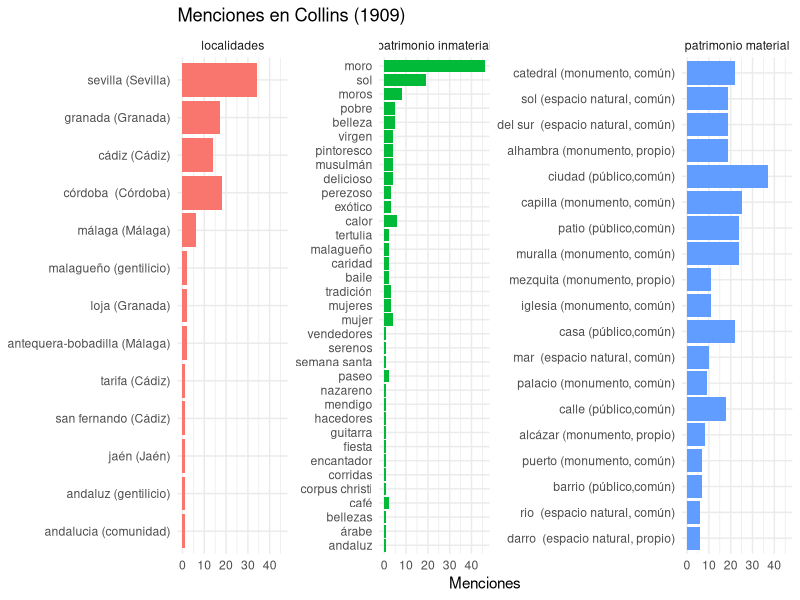
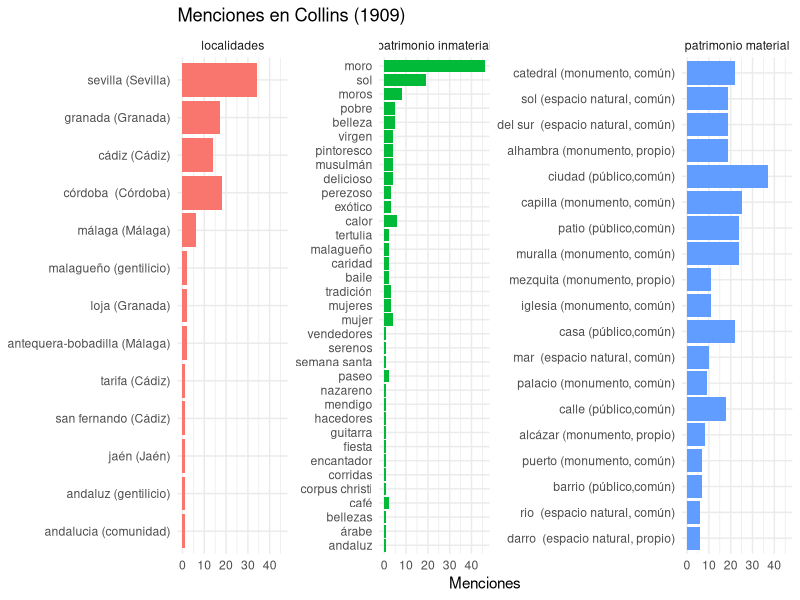

The R source for these figures, in order:
# CCOMPROBACIONES PREVIAS
#primer paso: Ver la ruta
getwd()
#segundo paso: ver si están los documentos csv
list.files()
#tercer paso: cargar el relato
relato <- readLines("1909_Collins_cathedral.txt", encoding = "UTF-8")
#COMIENZO DE LAS OPERACIONES PARA AJUSTARSE A R
#cuarto paso: cambio de estructura para trabajar con R
libro <- paste(relato, collapse = " ")
#quinto paso: todo a minúscula para trabajar con R
#OJO, no se hace con tidytext, porque no nos interesa para la lista csv que queremos cruzar, pues son palabras compuestas
# Y el paquete tidytexto incluye el tokenizador y separaría las palabras compuestas
#por tanto, se usa la función independiente de tolower
#tokenizar se reserva para el análisis de sentimientos
libro_previo <- tolower(libro) 
#sexto paso: se instala el ecosistema tidyverse que incluye los paquetes y sus funciones para las operaciones
install.packages("tidyverse")
#Una vez instalado, se carga
library("tidyverse") 
#AHORA LAS OPERACIONES CON LOS TRES CSV (LOCALIIDADES, PATRIMONIO MATERIAL E INMATERIAL)
#septimo paso: se cargan sin necesidad de caragr el paquete readr, pues ya está instalado e incluido en tidyverse
localidades <- read_csv("localidades_normalizacion.csv")
View(localidades)
patrimonio_material <- read_csv("patrimonio_material_normalizacion.csv")
View(patrimonio_material)
patrimonio_inmaterial <- read_csv("patrimonio_inmaterial_normalizacion.csv")
View(patrimonio_inmaterial) 
#octavo paso: se hacen las operaciones, una por cada csv
#se usa las mismas funciones de los paquetes de tidyverse, como dplyr, magrittr, readr o stringr
#localidades
resultado <- localidades %>%
  mutate(menciones = str_count(libro_previo, paste0("\\b", variantes, "\\b"))) %>%
  filter(menciones > 0) %>%
  arrange(desc(menciones))
# lo visualizamos en la tabla
View(resultado)
#mismo proceso con patrimonio material
resultado_material <- patrimonio_material %>%
  mutate(menciones = str_count(libro_previo, paste0("\\b", variantes, "\\b"))) %>%
  filter(menciones > 0) %>%
  arrange(desc(menciones))
#visualizamos el resultado
View(resultado_material)
#mismo proceso con patrimonio inmaterial
resultado_inmaterial <- patrimonio_inmaterial %>%
  mutate(menciones = str_count(libro_previo, paste0("\\b", variantes, "\\b"))) %>%
  filter(menciones > 0) %>%
  arrange(desc(menciones))
#visualizamos el resultado
View(resultado_inmaterial)
#noveno paso: se exportan los resultados de cada uno fuera de R
#localidades
write_csv(resultado, "resultado_localidades_Collins.csv") 
#patrimonio material
write_csv(resultado_material, "resultado_material_Collins.csv")
#patrimonio inmaterial
write_csv(resultado_inmaterial, "resultado_inmaterial_Collins.csv") 
#décimo paso: creación de gráficas conjuntas en mismo espacio, pero manteninedo cada una su integridad
resultado <- resultado %>% mutate(tipo = "localidades") 
resultado_material <- resultado_material %>% mutate(tipo = "patrimonio material")
resultado_inmaterial <- resultado_inmaterial %>% mutate(tipo = "patrimonio inmaterial") 
#se une la nueva tabla apra cada uno
todo <- bind_rows(resultado, resultado_material, resultado_inmaterial)
#undécimo paso: representación visual de la gráfica
top25 <- todo %>%
  group_by(tipo) %>%
  slice_max(menciones, n = 25) %>%
  ungroup()
#duodécimo paso y últtimo que une todo lo anterior del preoceso de gráfica
#crecaicón definitiva con nuevas funciones y nuevo paquete diferente:ggplot
ggplot(top25, aes(x = reorder(principal, menciones), y = menciones, fill = tipo)) +
  geom_col() +
  coord_flip() +
  facet_wrap(~tipo, scales = "free_y") +
  labs(title = "Menciones en Collins (1909)",
       x = NULL, y = "Menciones") +
  theme_minimal() +
  theme(legend.position = "none")
#dédimotercer paso o epílogo: exportación a imagen
ggsave("grafica_Collins.png", width = 12, height = 8) 
